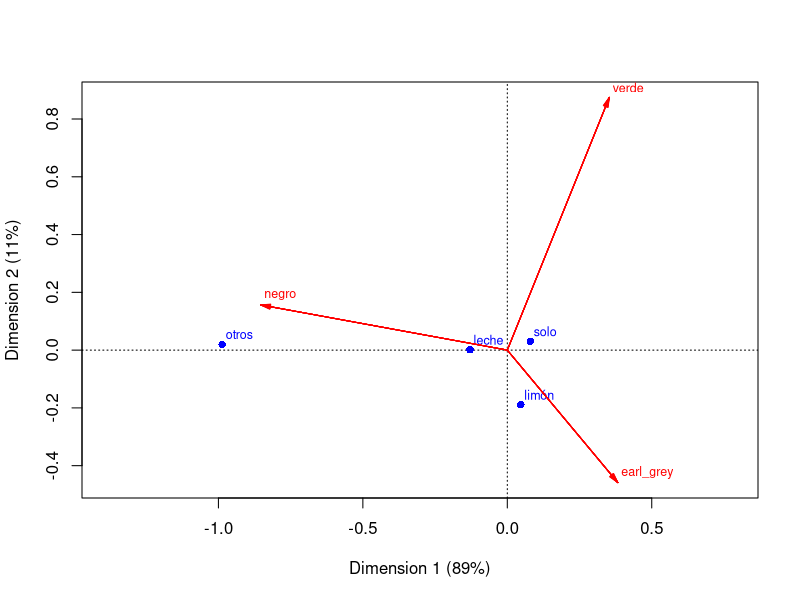
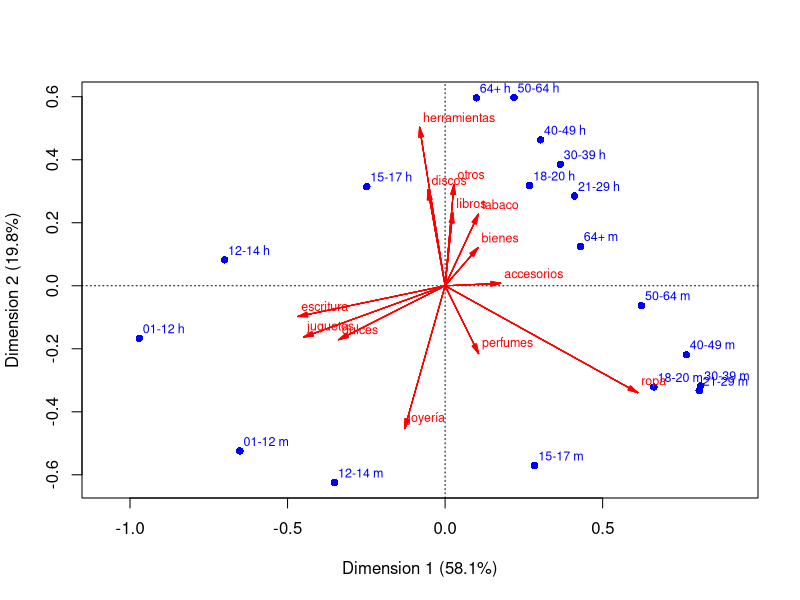
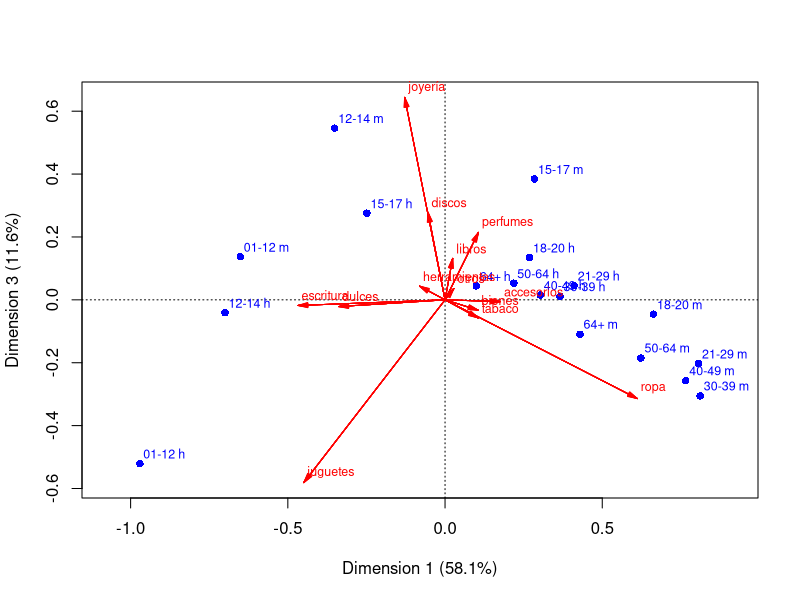

Write R code to recreate these figures, in order.
## ---- chunk 1
library(tidyverse)
library(lubridate)
library(kableExtra)
## ---- chunk 2
#| message: false
#| echo: false
# cargamos y traducimos los datos
te_tbl <- read_csv("./datos/tea.csv") |> 
   mutate(id = row_number()) |> 
   select(id, Tea, How, sugar, how, price, age) |> 
   rename(tipo = Tea, complementos = How, azucar = sugar, 
          presentacion = how, precio = price, edad = age) |> 
   mutate(tipo = recode(tipo, black = "negro", green = "verde", `Earl Grey` = "earl_grey"),
          complementos = recode(complementos, alone = "solo", milk = "leche", 
                                lemon = "limón", .default = "otros"),
          azucar = recode(azucar, sugar = "con_azúcar", No.sugar = "sin_azúcar"),
          presentacion = recode(presentacion, `tea bag`="bolsa", 
                                unpackaged = "suelto", .default = "mixto"),
          precio = recode(precio, p_upscale = "fino", p_branded = "de_marca",
                          p_private_label = "marca_propia", p_variable = "variable",
                          .default = "no_sabe"))
sample_n(te_tbl, 10) |> kable() |> kable_paper(full_width = FALSE)
## ---- chunk 3
tabla_1 <- te_tbl |> count(tipo) |> 
   arrange(desc(n))
tabla_1 |> kable() |> kable_paper(full_width = FALSE)
## ---- chunk 4
tabla_2 <- te_tbl |> 
   count(tipo) |> 
   mutate(n_total = sum(n), prop = n / n_total) |> 
   select(tipo, n_total, prop) |> 
   mutate(across(where(is.numeric), round, 2)) |> 
   arrange(desc(prop))
tabla_2 |> kable() |> kable_paper(full_width = FALSE)
## ---- chunk 5
perfiles_col_tbl <- te_tbl |> select(id, tipo, complementos, presentacion, azucar) |> 
   pivot_longer(cols = tipo:azucar, names_to = "variable", values_to = "valor") |> 
   count(variable, valor) |> 
   group_by(variable) |> 
   mutate(n_total = sum(n), prop = n / n_total) |>
   mutate(prop = round(prop, 2)) |> 
   arrange(desc(prop), .by_group = TRUE)
perfiles_col_tbl |> kable() |> kable_paper(full_width = FALSE)
## ---- chunk 6
perfiles_col_tbl |> 
   ungroup() |> 
   select(-variable, -n_total) |> 
   kable() |>  
   pack_rows(index = table(perfiles_col_tbl$variable)) |> 
   kable_paper(full_width = FALSE)
## ---- chunk 7
perfiles_col_tbl <- te_tbl |> count(complementos, tipo) |> 
   group_by(tipo) |> 
   mutate(prop = n / sum(n)) |>
   group_by(complementos) |> 
   select(-n) |> 
   pivot_wider(names_from = tipo, values_from = prop, values_fill = 0)
perfiles_col_tbl |>  kable(digits = 2, caption = "Perfiles por columna") |> 
  kable_paper(full_width = FALSE)
## ---- chunk 8
#| message: false
comp_tbl <- te_tbl |> count(complementos) |> mutate(total = n / sum(n))
perfiles_col_tbl <- left_join(perfiles_col_tbl, comp_tbl) |> 
      arrange(desc(total)) |> 
      select(-n)
perfiles_col_tbl |> kable(digits = 2) |> 
  kable_paper(full_width = FALSE)
## ---- chunk 9
res_tbl <- perfiles_col_tbl |> 
   mutate(across(where(is.numeric), ~ .x / total)) |> 
   select(-total)
res_tbl |> kable(digits = 2) |> 
  kable_paper(full_width = FALSE)
## ---- chunk 10
res_tbl <- perfiles_col_tbl |> 
   mutate(across(where(is.numeric) & !total, ~ .x / total - 1)) 
res_tbl |> kable(digits = 2) |> 
  kable_paper(full_width = FALSE)
## ---- chunk 11
res_tbl |>  mutate(across(where(is.numeric), round, 2)) |> 
   mutate(across(where(is.numeric) & ! total, 
                 ~ cell_spec(.x, color = ifelse(.x > 0.1, "black", 
                                         ifelse(.x < -0.1, "red", "gray"))))) |>
   arrange(desc(total)) |> 
   kable(escape = FALSE, align = "r") |> 
   kable_paper(full_width = FALSE)
## ---- chunk 12
opts <- options(knitr.kable.NA = "")
res_tbl |>
   bind_rows(te_tbl |> count(tipo) |> 
                mutate(total = 1) |> 
                pivot_wider(names_from = tipo, values_from = n)) |> 
   mutate(across(where(is.numeric), round, 2)) |> 
   mutate(across(where(is.numeric) & ! total, 
                 ~ cell_spec(.x, color = ifelse(.x > 0.1, "black", 
                                         ifelse(.x < -0.1, "red", "gray"))))) |>
   arrange(desc(total)) |> 
   kable(escape = FALSE, align = "r") |> 
   kable_paper(full_width = FALSE)
## ---- chunk 13
library(ca)
corr_te <- ca(table(te_tbl$complementos, te_tbl$tipo))
plot(corr_te, map = "rowgreen", arrows = c(FALSE, TRUE))
## ---- chunk 14
hurto_tbl <- read_csv("./datos/hurto.csv") |> 
   mutate(grupo = ifelse(grupo == "-12 h", "01-12 h", grupo),
          grupo = ifelse(grupo == "-12 m", "01-12 m", grupo))
hurto_tbl |> kable() |> 
   kable_paper(full_width = FALSE)
## ---- chunk 15
hurto_tbl |> 
   pivot_longer(cols = ropa:otros, names_to = "producto", values_to = "n") |> 
   group_by(producto) |> 
   summarise(n = sum(n)) |> 
   mutate(prop = n / sum(n)) |> 
   arrange(desc(prop)) |> 
   kable(digits = 2) |> 
   kable_paper(full_width = FALSE)
## ---- chunk 16
grupos_tbl <- hurto_tbl |> 
   pivot_longer(cols = ropa:otros, names_to = "producto", values_to = "n") |> 
   group_by(grupo) |> 
   summarise(n = sum(n)) |> 
   mutate(prop = n / sum(n)) |> 
   arrange(desc(prop))
grupos_tbl |> kable(digits = 2) |> 
   kable_paper(full_width = FALSE)
## ---- chunk 17
hurto_df <- as.data.frame(hurto_tbl)
rownames(hurto_df) <- hurto_tbl$grupo
hurto_df$grupo <- NULL
corr_hurto <- ca(hurto_df)
grafica_datos <- plot(corr_hurto, map = "rowgreen", arrows = c(FALSE, TRUE))
## ---- chunk 18
perfiles_hurto_tbl <- hurto_tbl |> 
   pivot_longer(cols = ropa:otros, names_to = "producto", values_to = "n") |> 
   group_by(producto) |> 
   mutate(prop = n / sum(n)) |> 
   select(-n) |> 
   pivot_wider(names_from = producto, values_from = prop) 
perfiles_hurto_tbl |> 
   select(-bienes, -discos, -perfumes) |> 
   kable(digits = 2) |> 
   kable_styling(font_size = 12) |> 
   kable_paper()
## ---- chunk 19
res_hurto_tbl <- left_join(perfiles_hurto_tbl, grupos_tbl |> rename(total = prop)) |> 
    select(-n) |> 
    select(-bienes, -discos, -perfumes) |> 
    mutate(across(where(is.numeric) & !total, ~ .x / total - 1)) |> 
    mutate(across(where(is.numeric), round, 2)) 
res_hurto_tbl |> 
    mutate(across(where(is.numeric) & ! total, 
                 ~ cell_spec(.x, color = ifelse(.x > 0.2, "black", 
                                         ifelse(.x < -0.2, "red", "gray"))))) |>
    select(-total) |> 
    kable(escape = FALSE) |>
    kable_styling(font_size = 12) |> 
    kable_paper()
## ---- chunk 20
res_hurto_tbl |> select("grupo", "escritura", "juguetes", "dulces", "joyería",
                         "herramientas", "otros", "libros", "tabaco", "accesorios", 
                         "ropa") |> 
    mutate(across(where(is.numeric), 
                 ~ cell_spec(.x, color = ifelse(.x > 0.2, "black", 
                                         ifelse(.x < -0.2, "red", "gray"))))) |>
    kable(escape = FALSE) |>
    kable_styling(font_size = 12) |> 
    kable_paper()
## ---- chunk 21
plot(corr_hurto, dim = c(1, 3), map = "rowgreen", arrows = c(FALSE, TRUE))
